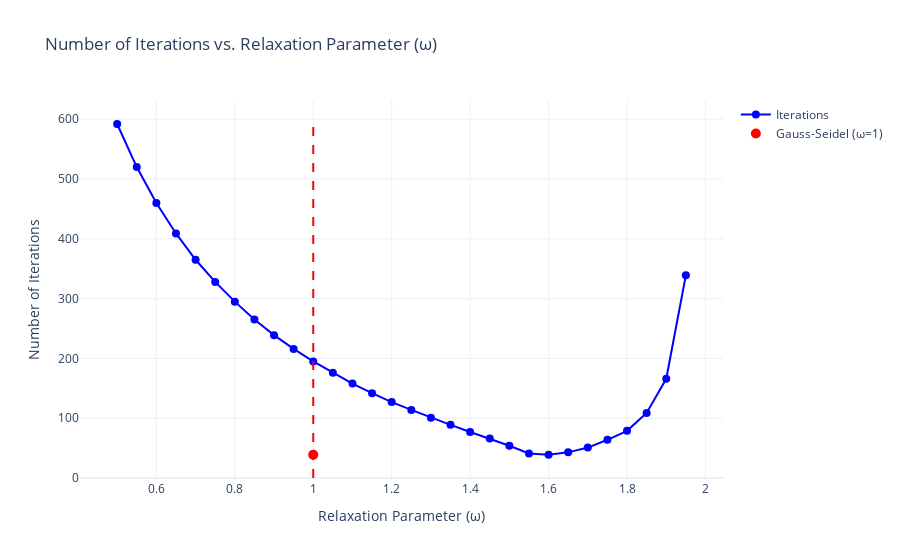

Notebook source saved alongside this figure:
### Markdown cell above
## Problem 4: Successive Over-Relaxation (SOR) Method

The SOR method introduces a relaxation parameter $\omega$ (omega) to accelerate convergence:

Formula:
  $x_i^{(k+1)} = (1 - \omega)x_i^{(k)} + \frac{\omega}{A_{ii}} \left(b_i - \sum_{j<i} A_{ij} x_j^{(k+1)} - \sum_{j>i} A_{ij} x_j^{(k)}\right)$

Optimal Relaxation Parameter:
  Theoretically, the optimal $\omega$ ($\omega_{opt}$) is given by:
    $\omega_{opt} = \frac{2}{1 + \sqrt{1 - \rho(G)^2}}$,
  where $\rho(G)$ is the spectral radius of the iteration matrix G.

Implementation Steps:
  - Initialize $x^{(0)}$ as the starting guess.
  - Update each element of $x$ using the SOR formula iteratively.
  - Stop when the residual $||Ax - b||$ falls below the tolerance level.

### Code cell
def sor_method_iterations(A, b, omega, x0, tol, max_iter):
    """
    Solves the system Ax = b using the Successive Over-Relaxation (SOR) method
    and returns the number of iterations to reach a given residual tolerance.
    
    Args:
        A (np.array): Coefficient matrix.
        b (np.array): Right-hand side vector.
        omega (float): Relaxation parameter (0 < omega < 2).
        x0 (np.array): Initial guess.
        tol (float): Convergence tolerance.
        max_iter (int): Maximum number of iterations.
    
    Returns:
        iterations (int): Number of iterations to reach the tolerance.
    """
    n = len(b)
    x = x0.copy()
    iterations = 0

    for k in range(max_iter):
        x_old = x.copy()
        
        for i in range(n):
            sum1 = np.dot(A[i, :i], x[:i])
            sum2 = np.dot(A[i, i + 1:], x_old[i + 1:])
            x[i] = (1 - omega) * x_old[i] + (omega / A[i, i]) * (b[i] - sum1 - sum2)
        
        residual = np.linalg.norm(A @ x - b)
        iterations += 1
        
        if residual < tol:
            break

    return iterations

def create_poisson_matrix(n):
    """
    Creates the coefficient matrix A for the 2D discrete Poisson problem
    using the finite difference method on a grid of size n x n.
    """
    N = n * n
    A = np.zeros((N, N))
    
    for i in range(N):
        A[i, i] = 4
        if i % n != 0:  # Left neighbor
            A[i, i - 1] = -1
        if (i + 1) % n != 0:  # Right neighbor
            A[i, i + 1] = -1
        if i - n >= 0:  # Top neighbor
            A[i, i - n] = -1
        if i + n < N:  # Bottom neighbor
            A[i, i + n] = -1
    
    return A

# Parameters
n = 10  # Grid size (n x n)
tol = 1e-6  # Residual tolerance
max_iter = 1000  # Maximum iterations
x0 = np.zeros(n * n)  # Initial guess
omega_values = np.linspace(0.5, 1.95, 30)  # Range of omega values

# Create the Poisson matrix and right-hand side vector
A = create_poisson_matrix(n)
b = np.ones(n * n)

# Compute the number of iterations for each omega
iterations = []
for omega in omega_values:
    num_iter = sor_method_iterations(A, b, omega, x0, tol, max_iter)
    iterations.append(num_iter)


#Plot
fig = go.Figure()

# Add the iterations trace
fig.add_trace(go.Scatter(
    x=omega_values,
    y=iterations,
    mode='lines+markers',
    name='Iterations',
    marker=dict(size=8, color='blue'),
    line=dict(width=2)
))

# Add a marker for Gauss-Seidel (ω=1)
fig.add_trace(go.Scatter(
    x=[1.0], 
    y=[min(iterations)], 
    mode='markers',
    marker=dict(color='red', size=10),
    name='Gauss-Seidel (ω=1)'
))

# Add a vertical line at ω=1
fig.add_shape(
    type='line',
    x0=1.0,
    y0=0,
    x1=1.0,
    y1=max(iterations),  # Adjust this to the maximum y value for the line length
    line=dict(color='red', dash='dash')
)

# Update layout
fig.update_layout(
    title='Number of Iterations vs. Relaxation Parameter (ω)',
    xaxis_title='Relaxation Parameter (ω)',
    yaxis_title='Number of Iterations',
    template='plotly_white',
    showlegend=True
)

fig.show()
# Find the optimal omega (minimum iterations)
optimal_omega = omega_values[np.argmin(iterations)]
print(f"Optimal ω: {optimal_omega:.2f}, Minimum Iterations: {min(iterations)}")

### Figure 1 — Plotly figure (JSON) as saved in the notebook; plotly's stock layout.template omitted (floating-point values rounded to 4 significant figures)
{"data": [{"line": {"width": 2}, "marker": {"color": "blue", "size": 8}, "mode": "lines+markers", "name": "Iterations", "type": "scatter", "x": [0.5, 0.55, 0.6, 0.65, 0.7, 0.75, 0.8, 0.85, 0.9, 0.95, 1, 1.05, 1.1, 1.15, 1.2, 1.25, 1.3, 1.35, 1.4, 1.45, 1.5, 1.55, 1.6, 1.65, 1.7, 1.75, 1.8, 1.85, 1.9, 1.95], "y": [592, 520, 460, 409, 365, 328, 295, 265, 239, 216, 195, 176, 158, 142, 127, 114, 101, 89, 77, 66, 54, 41, 39, 43, 51, 64, 79, 109, 166, 339]}, {"marker": {"color": "red", "size": 10}, "mode": "markers", "name": "Gauss-Seidel (ω=1)", "type": "scatter", "x": [1], "y": [39]}], "layout": {"shapes": [{"line": {"color": "red", "dash": "dash"}, "type": "line", "x0": 1, "x1": 1, "y0": 0, "y1": 592}], "showlegend": true, "title": {"text": "Number of Iterations vs. Relaxation Parameter (ω)"}, "xaxis": {"title": {"text": "Relaxation Parameter (ω)"}}, "yaxis": {"title": {"text": "Number of Iterations"}}}}
